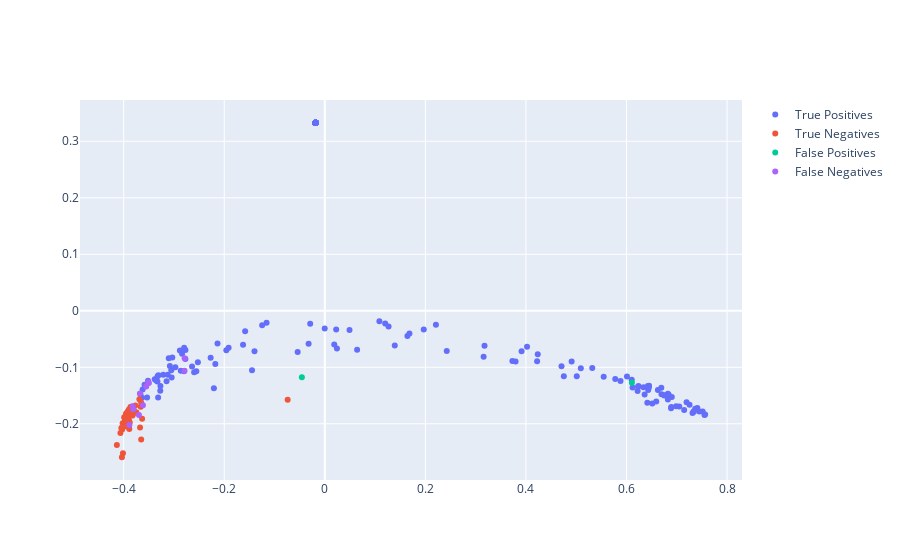

The cell this chart's notebook holds for it:
### Code cell
plot_features_siamese(data, feats, idxs, tns, tps, fns, fps)

### Figure 1 — Plotly figure (JSON) as saved in the notebook; plotly's stock layout.template omitted (floating-point values rounded to 4 significant figures; data arrays with more than 128 entries replaced by an {"elided": "..."} marker saying what was removed)
{"data": [{"mode": "markers", "name": "True Positives", "text": {"elided": "195 str values"}, "type": "scatter", "visible": true, "x": {"elided": "195 float values"}, "y": {"elided": "195 float values"}}, {"mode": "markers", "name": "True Negatives", "text": ["('jp2c1', 'jp2c0')", "('jp5c1', 'jp5c0')", "('jp5c2', 'jp5c0')", "('jp21c1', 'jp21c0')", "('jp25c1', 'jp25c0')", "('jp28c1', 'jp28c0')", "('jp54c1', 'jp54c0')", "('jp55c1', 'jp55c0')", "('jp55c2', 'jp55c0')", "('jp55c3', 'jp55c0')", "('jp60c1', 'jp60c0')", "('jp64c2', 'jp64c0')", "('jp64c1', 'jp64c0')", "('jp64c3', 'jp64c0')", "('jp67c1', 'jp67c0')", "('jp74c1', 'jp74c0')", "('jp74c2', 'jp74c0')", "('jp76c1', 'jp76c0')", "('jp77c1', 'jp77c0')", "('jp80c1', 'jp80c0')", "('jp81c2', 'jp81c0')", "('jp81c1', 'jp81c0')", "('jp91c1', 'jp91c0')", "('jp91c3', 'jp91c0')", "('jp91c2', 'jp91c0')", "('jp100c1', 'jp100c0')", "('jp100c2', 'jp100c0')", "('jp107c1', 'jp107c0')", "('jp130c1', 'jp130c0')", "('jp135c2', 'jp135c0')", "('jp135c1', 'jp135c0')", "('jp135c3', 'jp135c0')", "('jp139c1', 'jp139c0')", "('jp139c2', 'jp139c0')", "('jp140c2', 'jp140c0')", "('jp140c1', 'jp140c0')", "('jp142c4', 'jp142c0')", "('jp142c3', 'jp142c0')", "('jp142c2', 'jp142c0')", "('jp142c1', 'jp142c0')", "('jp148c2', 'jp148c0')", "('jp148c1', 'jp148c0')", "('jp151c2', 'jp151c0')", "('jp151c1', 'jp151c0')", "('jp157c1', 'jp157c0')", "('jp157c3', 'jp157c0')", "('jp157c2', 'jp157c0')", "('jp165c1', 'jp165c0')", "('jp165c2', 'jp165c0')", "('jp166c1', 'jp166c0')"], "type": "scatter", "visible": true, "x": [-0.3768, -0.07385, -0.3907, -0.402, -0.3971, -0.4031, -0.3956, -0.3849, -0.3918, -0.3861, -0.3909, -0.3745, -0.366, -0.3687, -0.3974, -0.399, -0.3888, -0.3908, -0.3674, -0.3895, -0.4135, -0.3945, -0.3879, -0.3897, -0.3818, -0.4035, -0.3864, -0.394, -0.3963, -0.3889, -0.4014, -0.3896, -0.3952, -0.3849, -0.3921, -0.3651, -0.4065, -0.3944, -0.3966, -0.3823, -0.3651, -0.3879, -0.3905, -0.3973, -0.3753, -0.3633, -0.3796, -0.3936, -0.3897, -0.4046], "y": [-0.1678, -0.1572, -0.1827, -0.1989, -0.1946, -0.2102, -0.1863, -0.1747, -0.1783, -0.1821, -0.192, -0.1801, -0.1698, -0.1566, -0.1896, -0.1884, -0.2091, -0.1938, -0.2065, -0.2052, -0.2374, -0.1978, -0.1975, -0.1757, -0.1728, -0.2592, -0.1702, -0.1837, -0.1906, -0.1744, -0.2522, -0.1775, -0.1816, -0.1698, -0.1802, -0.2277, -0.2161, -0.1873, -0.1875, -0.1854, -0.1627, -0.1758, -0.1871, -0.1935, -0.1798, -0.1909, -0.1765, -0.2046, -0.193, -0.2072]}, {"mode": "markers", "name": "False Positives", "text": ["('jp12c1', 'jp12c0')", "('jp79c1', 'jp79c0')"], "type": "scatter", "visible": true, "x": [0.6107, -0.04563], "y": [-0.1273, -0.1178]}, {"mode": "markers", "name": "False Negatives", "text": ["('jp5c2', 'jp5c1')", "('jp135c3', 'jp135c1')", "('jp173c2', 'jp173c3')", "('jp173c2', 'jp173c1')", "('jp186c2', 'jp186c5')", "('jp189c3', 'jp189c2')", "('jp189c3', 'jp189c1')", "('jp189c4', 'jp189c1')", "('jp189c5', 'jp189c1')", "('jp189c2', 'jp189c1')", "('jp189c6', 'jp189c1')"], "type": "scatter", "visible": true, "x": [-0.3822, -0.3498, -0.279, -0.3551, -0.3617, -0.2787, -0.3808, -0.3677, -0.3886, -0.3696, -0.3512], "y": [-0.169, -0.1277, -0.106, -0.1341, -0.1669, -0.08409, -0.1743, -0.1464, -0.2023, -0.1844, -0.1266]}], "layout": {"autosize": true, "xaxis": {"autorange": true, "range": [-0.4854, 0.8283], "type": "linear"}, "yaxis": {"autorange": true, "range": [-0.3025, 0.3762], "type": "linear"}}}
